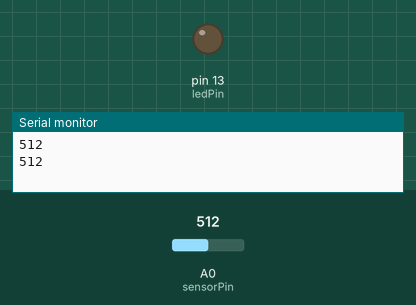
Bench run of a sketch on a simulated Arduino Uno, built with avr-gcc and run on an emulated ATmega328P. Parts: output pins drawn as LEDs (lit = HIGH), the last lines printed to the serial monitor. Dashed ring = blinking. Inputs (shaded band) come from the test bench; at power-on: A0 (sensorPin) = 512.

Above: at 1.8 s.
1.9 s: A0 (sensorPin) set to 260
3.4 s: A0 (sensorPin) set to 240
At 4.4 s:
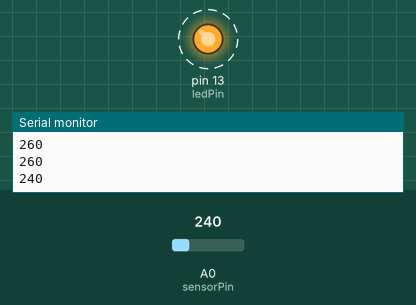
7.5 s: A0 (sensorPin) set to 306
At 8.7 s:
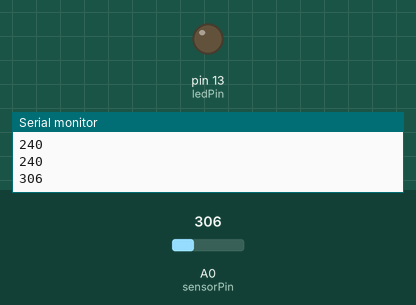
9.0 s: A0 (sensorPin) set to 122
At 9.4 s:
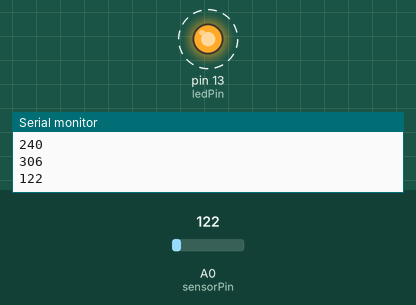
Timing chart, 0 to 14.0 s (numbered marks = the images above; inputs shaded):
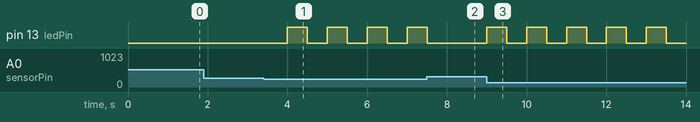

Measured:
- the behaviour switches between 250 and 249 on A0 (sensorPin) (found by bisection; images 0 and 1)
- after the input at 3.4 s, pin 13 (ledPin): alternates HIGH for 0.50 s and LOW for 0.50 s, starting after 0.60 s
- after the input at 7.5 s, pin 13 (ledPin): goes on until 7.5 s, then stays LOW
- after the input at 9.0 s, pin 13 (ledPin): alternates HIGH for 0.50 s and LOW for 0.50 s, starting at once

The sketch:

sketch_dec24aLDR_Sensor.ino
```cpp
int sensorPin = A0; // select the input pin for LDR sensor
int sensorValue = 0; // variable to store the value from the LDR sensor

int ledPin = 13; //Pin where my led light is connected

void setup() {
Serial.begin(9600); //sets serial port for communication
pinMode(ledPin, OUTPUT);
}

void loop() {
sensorValue = analogRead(sensorPin); // read the value from the sensor
Serial.println(sensorValue); //prints the values coming from the sensor on the screen
if(sensorValue < 250)
{
digitalWrite(ledPin, HIGH);
}
delay(500);
if(sensorValue > 100)
{
  digitalWrite(ledPin, LOW);
}
delay(500);
}
```
